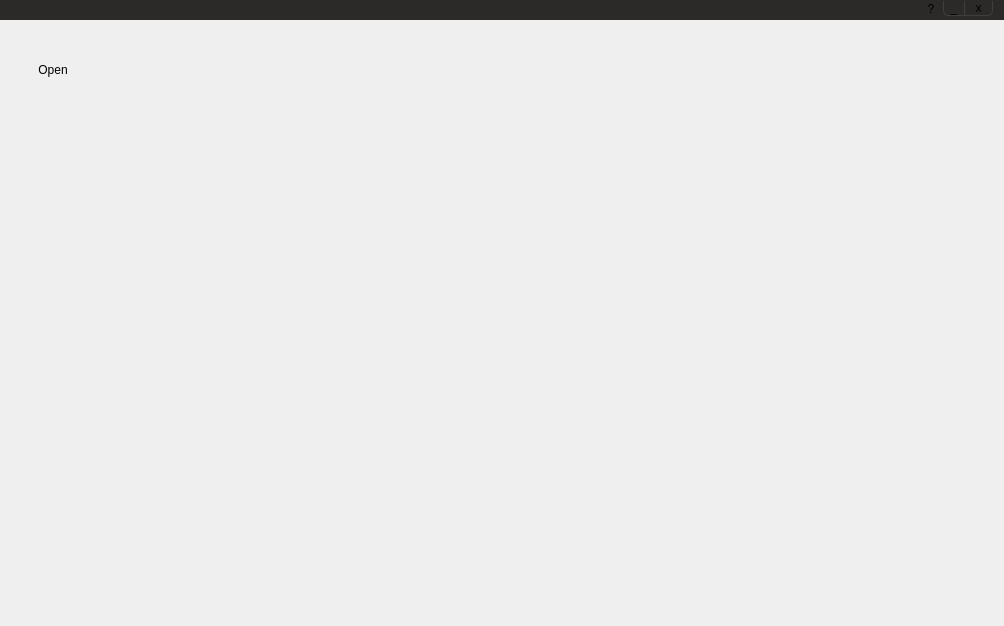
<?xml version="1.0" encoding="UTF-8"?>
<ui version="4.0">
 <class>HMMMain</class>
 <widget class="QMainWindow" name="HMMMain">
  <property name="geometry">
   <rect>
    <x>0</x>
    <y>0</y>
    <width>1004</width>
    <height>626</height>
   </rect>
  </property>
  <property name="windowTitle">
   <string>EDR</string>
  </property>
  <property name="styleSheet">
   <string notr="true"/>
  </property>
  <widget class="QWidget" name="centralWidget">
   <property name="baseSize">
    <size>
     <width>0</width>
     <height>0</height>
    </size>
   </property>
   <property name="styleSheet">
    <string notr="true">QMainWindow#HMMMain &gt; QWidget#centralWidget { 
	background-color: rgb(41, 41, 41);
}</string>
   </property>
   <layout class="QVBoxLayout" name="verticalLayout">
    <property name="spacing">
     <number>0</number>
    </property>
    <property name="margin">
     <number>0</number>
    </property>
    <item>
     <widget class="QWidget" name="widowTitleBar" native="true">
      <property name="sizePolicy">
       <sizepolicy hsizetype="Preferred" vsizetype="Minimum">
        <horstretch>0</horstretch>
        <verstretch>0</verstretch>
       </sizepolicy>
      </property>
      <property name="styleSheet">
       <string notr="true">background-color: rgb(43, 42, 41);</string>
      </property>
      <layout class="QHBoxLayout" name="horizontalLayout_2">
       <property name="spacing">
        <number>0</number>
       </property>
       <property name="topMargin">
        <number>0</number>
       </property>
       <property name="bottomMargin">
        <number>3</number>
       </property>
       <item>
        <widget class="QWidget" name="widget" native="true">
         <layout class="QVBoxLayout" name="verticalLayout_2">
          <property name="leftMargin">
           <number>0</number>
          </property>
          <property name="topMargin">
           <number>3</number>
          </property>
          <property name="rightMargin">
           <number>0</number>
          </property>
          <property name="bottomMargin">
           <number>0</number>
          </property>
          <item>
           <widget class="QLabel" name="logo">
            <property name="sizePolicy">
             <sizepolicy hsizetype="Preferred" vsizetype="Preferred">
              <horstretch>0</horstretch>
              <verstretch>0</verstretch>
             </sizepolicy>
            </property>
            <property name="maximumSize">
             <size>
              <width>16777215</width>
              <height>16</height>
             </size>
            </property>
            <property name="text">
             <string/>
            </property>
            <property name="pixmap">
             <pixmap resource="MdeViewIcons.qrc">:/mde/icons/header.png</pixmap>
            </property>
           </widget>
          </item>
         </layout>
        </widget>
       </item>
       <item>
        <widget class="QToolButton" name="aboutButton">
         <property name="styleSheet">
          <string notr="true">QToolButton {
margin-left: 4px;
margin-right: 4px;
border: none;
}

QToolButton:hover {
    background-color: rgb(135, 177, 255);
	/*border: none;*/
 }

QToolButton:pressed {
    background-color: rgb(55, 97, 180);
}</string>
         </property>
         <property name="text">
          <string>?</string>
         </property>
         <property name="icon">
          <iconset>
           <normaloff>:/mde/icons/about.png</normaloff>:/mde/icons/about.png</iconset>
         </property>
        </widget>
       </item>
       <item>
        <widget class="QToolButton" name="minimizeButton">
         <property name="maximumSize">
          <size>
           <width>21</width>
           <height>15</height>
          </size>
         </property>
         <property name="styleSheet">
          <string notr="true">QToolButton {
    background-color: rgb(43, 42, 41);
    border-width: 1px;
     border-color:  rgb(63, 62, 61);
     border-style: solid; 
     border-top: none; 
     border-bottom-left-radius: 5px;
     border-right-width: 0px;
} 

QToolButton:hover {
    background-color: rgb(135, 177, 255);
	/*border: none;*/
 }

QToolButton:pressed {
    background-color: rgb(55, 97, 180);
}
</string>
         </property>
         <property name="text">
          <string>_</string>
         </property>
         <property name="icon">
          <iconset resource="MdeViewIcons.qrc">
           <normaloff>:/mde/icons/minimalizacja-alpha.png</normaloff>:/mde/icons/minimalizacja-alpha.png</iconset>
         </property>
         <property name="checkable">
          <bool>false</bool>
         </property>
         <property name="autoExclusive">
          <bool>true</bool>
         </property>
         <property name="autoRaise">
          <bool>true</bool>
         </property>
        </widget>
       </item>
       <item>
        <widget class="QToolButton" name="exitButton">
         <property name="maximumSize">
          <size>
           <width>29</width>
           <height>15</height>
          </size>
         </property>
         <property name="styleSheet">
          <string notr="true">QToolButton {
    background-color: rgb(43, 42, 41);
     border-width: 1px;
     border-color:  rgb(63, 62, 61);
     border-style: solid; 
     border-top: none; 
     border-bottom-right-radius: 5px;
    border-left-width: 1px;
}

 QToolButton:hover {
     background-color: rgb(200, 0, 0);	
 }

QToolButton:pressed {
         background-color: rgb(128, 0, 0);
}</string>
         </property>
         <property name="text">
          <string>x</string>
         </property>
         <property name="icon">
          <iconset resource="../../coreui/ui/CoreIcons.qrc">
           <normaloff>:/coreUI/icons/x-alpha.png</normaloff>:/coreUI/icons/x-alpha.png</iconset>
         </property>
         <property name="autoRaise">
          <bool>true</bool>
         </property>
        </widget>
       </item>
      </layout>
     </widget>
    </item>
    <item>
     <widget class="QFrame" name="toolBar">
      <property name="sizePolicy">
       <sizepolicy hsizetype="Preferred" vsizetype="Fixed">
        <horstretch>0</horstretch>
        <verstretch>0</verstretch>
       </sizepolicy>
      </property>
      <property name="minimumSize">
       <size>
        <width>0</width>
        <height>100</height>
       </size>
      </property>
      <property name="maximumSize">
       <size>
        <width>16777215</width>
        <height>100</height>
       </size>
      </property>
      <property name="styleSheet">
       <string notr="true">QFrame#toolBar{
     background-color: rgb(91, 91, 91);
     border-top-right-radius: 8px; 
     border-top-left-radius: 8px;
	padding-top: 0px;
	padding-bottom: 0px;
}

QFrame#toolBar &gt; QWidget {
	background-color: rgb(91, 91, 91);
	border: none;
}
 
QFrame#toolBar &gt; QToolButton:enabled {
    background-color: rgb(91, 91, 91);
    border-style: solid;
     border-width: 1px;
     border-radius: 9px;
    /* hack! - istniejaca ramka, ktorej nie widac
				   bez tego ikona rusza sie, w momencie wl/wyl ramki */
     border-color: rgb(91, 91, 91);
	color: white; 
} 
QFrame#toolBar &gt; QToolButton:!enabled {
     background-color: rgb(91, 91, 91);
     border-style: solid;
     border-width: 1px;
     border-radius: 9px;
     border-color: rgb(91, 91, 91);
	 color: black;
}

QFrame#toolBar &gt; QToolButton:enabled:hover {
     background-color: rgb(91, 91, 91);
	 border-style: solid;
     border-width: 1px;
     border-radius: 9px;
     border-color: rgb(135, 177, 255);
	 color: rgb(135, 177, 255);
 }

QFrame#toolBar &gt; QToolButton:checked, QFrame#toolBar &gt; QToolButton:hover:checked {
     background-color: rgb(91, 91, 91);
	 border-style: solid;
     border-width: 1px;
     border-radius: 9px;
     border-color: white;
	 color: white;
 }


</string>
      </property>
      <layout class="QHBoxLayout" name="horizontalLayout">
       <property name="topMargin">
        <number>0</number>
       </property>
       <property name="bottomMargin">
        <number>0</number>
       </property>
       <item>
        <widget class="QToolButton" name="templateButton">
         <property name="enabled">
          <bool>true</bool>
         </property>
         <property name="minimumSize">
          <size>
           <width>84</width>
           <height>54</height>
          </size>
         </property>
         <property name="styleSheet">
          <string notr="true"/>
         </property>
         <property name="text">
          <string>Open</string>
         </property>
         <property name="icon">
          <iconset resource="MdeViewIcons.qrc">
           <normaloff>:/mde/icons/Strona.png</normaloff>:/mde/icons/Strona.png</iconset>
         </property>
         <property name="iconSize">
          <size>
           <width>28</width>
           <height>28</height>
          </size>
         </property>
         <property name="checkable">
          <bool>true</bool>
         </property>
         <property name="checked">
          <bool>false</bool>
         </property>
         <property name="toolButtonStyle">
          <enum>Qt::ToolButtonTextUnderIcon</enum>
         </property>
         <property name="autoRaise">
          <bool>true</bool>
         </property>
        </widget>
       </item>
       <item>
        <widget class="QWidget" name="tabPlaceholder" native="true">
         <property name="sizePolicy">
          <sizepolicy hsizetype="Preferred" vsizetype="Expanding">
           <horstretch>0</horstretch>
           <verstretch>0</verstretch>
          </sizepolicy>
         </property>
         <property name="styleSheet">
          <string notr="true">QWidget#tabPlaceholder {
	border: none;
	margin: 0px;
	padding: 0px;
}</string>
         </property>
         <layout class="QHBoxLayout" name="horizontalLayout_3">
          <property name="spacing">
           <number>0</number>
          </property>
          <property name="margin">
           <number>0</number>
          </property>
         </layout>
        </widget>
       </item>
      </layout>
     </widget>
    </item>
    <item>
     <widget class="QFrame" name="mainArea">
      <property name="sizePolicy">
       <sizepolicy hsizetype="Expanding" vsizetype="Expanding">
        <horstretch>0</horstretch>
        <verstretch>0</verstretch>
       </sizepolicy>
      </property>
      <property name="styleSheet">
       <string notr="true">
/* OGÓLNE - QFrame#mainArea */
QFrame#mainArea  {
	background-color: rgb(91, 91, 91);
border-top: 1px solid rgb(101, 101, 101);
padding-top: 2px;
}

QFrame#mainArea &gt; QWidget, QFrame#mainArea QWidget#analisisArea, QFrame#mainArea QWidget#analisisArea EDRDockWidgetManager, QFrame#mainArea QWidget#analisisArea QMainWindow {
	background-color: rgb(91, 91, 91);
}

/* separatory okna glownego */
QFrame#mainArea QMainWindow::separator {
     background: rgb(91,91,91);
     width: 2px; /* when vertical */
     height: 2px; /* when horizontal */
	margin: 1px;
 }

QFrame#mainArea QMainWindow::separator:hover {
     background-color: rgb(255, 255, 255);
 }

QFrame#mainArea * QWidget {
	background-color: white;
}


/* DANE - nowa odsłona bez dataExplorera */
QFrame#mainArea &gt; #dataTabWidget, QTabWidget#dataTabWidget::pane, QTabWidget#dataTabWidget::pane &gt; *, QTabWidget#dataTabWidget::tab-bar, #dataTabWidget &gt; * {
	background-color: white;
	padding: 0px;
	margin: 0px;
}

QTabWidget#dataTabWidget::pane {
border: none;
}

/* nowy plugin communication - DataSourceWidget */

QTabWidget#DataSourceWidget, QTabWidget#DataSourceWidget::pane, QTabWidget#DataSourceWidget::pane &gt; *, QTabWidget#DataSourceWidget #motionDataTab,  QTabWidget#DataSourceWidget #userDataTab, QTabWidget#DataSourceWidget #configTab {
	background-color:  rgb(91, 91, 91); 
	padding: 0px;
	margin: 0px;
}

QTabWidget#DataSourceWidget::pane {
	border: 1px solid black;
	border-top-left-radius: 4px;
	border-top-right-radius: 4px;
	border-bottom: 3px solid black;
	margin: 0px;
	padding: 2px;
background: white;
}

QTabWidget#DataSourceWidget #leftWidget {
	background: transparent;
	padding: 0px;
	margin: 0px;
}

QTabWidget#DataSourceWidget #dataViewWidget, QTabWidget#DataSourceWidget #patientCardPlaceholerWidget, QTabWidget#DataSourceWidget #configPlaceholderWidget {
	border: 1px solid black;
	padding: 2px;
	border-radius: 4px;
}

QTabWidget#DataSourceWidget DefaultPatientCardWidget, QTabWidget#DataSourceWidget #patientCardPlaceholerWidget, QTabWidget#DataSourceWidget #widget {
	background: rgb(91, 91, 91);
}

QTabWidget#DataSourceWidget:tab-bar, QTabWidget#DataSourceWidget &gt; QTabBar {
	background: rgb(91, 91, 91);
	border-bottom-left-radius: 4px;
	border-bottom-right-radius: 4px;
}

QTabWidget#DataSourceWidget &gt; QTabBar::tab, QTabWidget#DataSourceWidget &gt; QTabBar::tab:first, QTabWidget#DataSourceWidget &gt; QTabBar::tab:middle, QTabWidget#DataSourceWidget &gt; QTabBar::tab:last, QTabWidget#DataSourceWidget &gt; QTabBar::tab:selected {
border: none;
 border-radius: 0px;
 background-color: transparent;
 color: black;
min-width: 8ex;
 padding: 4px;
margin-right: 3px;
}

QTabWidget#DataSourceWidget &gt; QTabBar::tab:middle {
	margin-left: 3px;
}

QTabWidget#DataSourceWidget &gt; QTabBar::tab:last {
	margin-right: 1px;
	margin-left: 3px;
}

QTabWidget#DataSourceWidget &gt; QTabBar::tab:hover {
    background-color: #898989;
}

QTabWidget#DataSourceWidget  &gt; QTabBar::tab:selected, QTabWidget#DataSourceWidget &gt; QTabBar::tab:hover:selected {
 background-color: black;
color: white;
 border-bottom-left-radius: 4px;
 border-bottom-right-radius: 4px;
}

QTabWidget#DataSourceWidget QToolBox::tab {
	background: rgb(41,41,41);
	color: white;
margin: 0px;
	border: 1px solid black;
	border-radius: 4px;
}

QTabWidget#DataSourceWidget QAbstractButton, QTabWidget#DataSourceWidget QPushButton {
	background: rgb(41,41,41);
	color: white;
	border: 1px solid black;
	border-radius: 4px;
	padding: 2px;
}

QTabWidget#DataSourceWidget QAbstractButton:hover {
	background: rgb(200, 200, 200);
	color: black;
}

QTabWidget#dataTabWidget QTextEdit {
	border: none;
	padding: 0px;
	margin: 0px;
}

QTabWidget#DataSourceWidget QCheckBox
{
	color: black;
	background: transparent;
	border: none;
}

QTabWidget#dataTabWidget QGroupBox {
	color: black;
	border: 1px solid black;
	border-radius: 0px;
	padding: 0px;
	margin-top: 30px;
color: white;
font: bold 18px;
 }

QTabWidget#dataTabWidget QGroupBox::title {
     subcontrol-origin: margin;
		subcontrol-position: top left;
     padding: 4px;	
border: 1px solid black;
border-bottom: none;
border-radius: 4px;
border-bottom-left-radius: 0px;
border-bottom-right-radius: 0px;
background: black;
min-width: 10em;
}

QTabWidget#dataTabWidget QTreeWidget {
	border: 2px solid black;
}

QTabWidget#dataTabWidget QTableWidget {
	border: 2px solid black;
	gridline-color: transparent;
	alternate-background-color: 	lightgray;
	selection-background-color: rgb(135, 177, 255);
}

QTabWidget#dataTabWidget QTableWidget::item {
	border: 2px solid black;
	border-top: none;
	border-right: none;
}

QTabWidget#dataTabWidget QHeaderView::section, QTabWidget#dataTabWidget QTableWidget QTableCornerButton::section, QTabWidget#dataTabWidget QTableWidget QHeaderView::section {
	background: rgb(41,41,41);
	color: white;
	padding: 2px;
}

QTabWidget#dataTabWidget QTableWidget QTableCornerButton::section {
	border: 2px solid black;
	border-top: none;
	border-left: none;
	border-right: none;
}

QTabWidget#dataTabWidget QHeaderView::section, QTabWidget#dataTabWidget QTableWidget QHeaderView::section {
	border: 2px solid black;
	border-top: none;
	border-left: none;
}

QTabWidget#dataTabWidget QHeaderView::section:only-one, QTabWidget#dataTabWidget QHeaderView::section:last, QTabWidget#dataTabWidget QHeaderView::section:only-one, QTabWidget#dataTabWidget QHeaderView::section:last {
	border: 2px solid black;
	border-top: none;
	border-left: none;
	border-right: none;
}

QTabWidget#dataTabWidget QHeaderView::section:vertical {
	border: 2px solid black;
	border-left: none;
	border-top: none;
	border-right: none;
}

QTabWidget#DataSourceWidget QMessageBox, QTabWidget#DataSourceWidget QMessageBox * {
	background-color: rgb(91, 91, 91);
	color: black;
}

/* ANALIZY - QWidget#analisisArea */
QFrame#mainArea QWidget#analisisArea &gt; *, QFrame#mainArea EDRDockWidgetManager .EDRDockWidgetSet &gt; * {
	border: 1px solid black;
	border-radius: 4px;
	padding: 2px;
}

QFrame#mainArea EDRDockWidgetManager .EDRDockWidgetSet &gt; * {
	border-top-left-radius: 0px;
	border-top-right-radius: 0px;
	margin: 3px;
	margin-top: 0px;
}

QFrame#mainArea EDRTitleBar{
	background-color: rgb(43, 42, 41);
	color: white;
	margin: 0px;
	border: none;
	border-top-left-radius: 4px;
	border-top-right-radius: 4px;
}

QFrame#mainArea EDRTitleBar * {
	background-color: rgb(43, 42, 41);
	color: white;
	margin: 0px;
	border: none;
}

QFrame#mainArea QDockWidget &gt; .QWidget, QFrame#mainArea EDRDockWidget &gt; .QWidget, QFrame#mainArea VisualizerWidget &gt; .QWidget, QFrame#mainArea EDRDockWidgetSet &gt; .QWidget {
	border: 1px solid /*black*/ rgb(220,220, 220);
	border-top-left-radius: 0px;
	border-top-right-radius: 0px;
	border-bottom-left-radius: 4px;
	border-bottom-right-radius: 4px;
	padding: 0px;
	margin: 0px;
}

QFrame#mainArea VisualizerWidget &gt; .QWidget &gt; * {
	margin: 0px;
	padding: 0px;
	border: none;
}

QFrame#mainArea VisualizerWidget &gt; .QWidget:focus, QFrame#mainArea VisualizerWidget &gt; .QWidget:focus:hover {
	border: 2px solid orange;
}

QFrame#mainArea VisualizerWidget &gt; .QWidget:hover {
	border: 2px solid rgb(135, 177, 255);
}
</string>
      </property>
      <property name="frameShape">
       <enum>QFrame::NoFrame</enum>
      </property>
      <property name="lineWidth">
       <number>0</number>
      </property>
      <layout class="QHBoxLayout" name="horizontalLayout_4">
       <property name="spacing">
        <number>0</number>
       </property>
       <property name="margin">
        <number>5</number>
       </property>
      </layout>
     </widget>
    </item>
   </layout>
  </widget>
  <action name="actionAbout">
   <property name="icon">
    <iconset>
     <normaloff>:/mde/icons/about.png</normaloff>:/mde/icons/about.png</iconset>
   </property>
   <property name="text">
    <string>About...</string>
   </property>
  </action>
  <action name="actionOpen">
   <property name="icon">
    <iconset>
     <normaloff>:/mde/icons/open.png</normaloff>:/mde/icons/open.png</iconset>
   </property>
   <property name="text">
    <string>&amp;Open</string>
   </property>
   <property name="shortcut">
    <string>O</string>
   </property>
  </action>
  <action name="actionWindow">
   <property name="text">
    <string>Window</string>
   </property>
  </action>
  <action name="actionExit">
   <property name="text">
    <string>Exit</string>
   </property>
  </action>
  <action name="actionSaveLayout">
   <property name="icon">
    <iconset>
     <normaloff>:/mde/icons/save.png</normaloff>:/mde/icons/save.png</iconset>
   </property>
   <property name="text">
    <string>Save layout</string>
   </property>
  </action>
  <action name="actionLayoutOpen">
   <property name="text">
    <string>Open...</string>
   </property>
  </action>
  <action name="actionCreate_workflow">
   <property name="text">
    <string>Create workflow</string>
   </property>
  </action>
 </widget>
 <layoutdefault spacing="6" margin="11"/>
 <resources>
  <include location="../../coreui/ui/CoreIcons.qrc"/>
  <include location="MdeViewIcons.qrc"/>
  <include location="MdeViewIcons.qrc"/>
  <include location="MdeViewIcons.qrc"/>
  <include location="MdeViewIcons.qrc"/>
  <include location="MdeViewIcons.qrc"/>
 </resources>
 <connections>
  <connection>
   <sender>exitButton</sender>
   <signal>clicked()</signal>
   <receiver>HMMMain</receiver>
   <slot>close()</slot>
   <hints>
    <hint type="sourcelabel">
     <x>893</x>
     <y>19</y>
    </hint>
    <hint type="destinationlabel">
     <x>456</x>
     <y>323</y>
    </hint>
   </hints>
  </connection>
  <connection>
   <sender>minimizeButton</sender>
   <signal>clicked()</signal>
   <receiver>HMMMain</receiver>
   <slot>showMinimized()</slot>
   <hints>
    <hint type="sourcelabel">
     <x>865</x>
     <y>17</y>
    </hint>
    <hint type="destinationlabel">
     <x>456</x>
     <y>323</y>
    </hint>
   </hints>
  </connection>
  <connection>
   <sender>aboutButton</sender>
   <signal>clicked()</signal>
   <receiver>actionAbout</receiver>
   <slot>trigger()</slot>
   <hints>
    <hint type="sourcelabel">
     <x>858</x>
     <y>10</y>
    </hint>
    <hint type="destinationlabel">
     <x>-1</x>
     <y>-1</y>
    </hint>
   </hints>
  </connection>
 </connections>
 <slots>
  <slot>onOpen()</slot>
  <slot>onExit()</slot>
  <slot>onWireframe()</slot>
  <slot>onBones()</slot>
  <slot>onMaterial()</slot>
  <slot>onPageChanged(int)</slot>
  <slot>onTabbedViewSelected(bool)</slot>
  <slot>onDockableViewSelected(bool)</slot>
  <slot>onSaveLayout()</slot>
  <slot>onShowSavedLayouts()</slot>
  <slot>onOpenLayout()</slot>
  <slot>populateWindowMenu()</slot>
  <slot>populateVisualizersMenu()</slot>
  <slot>createWorkflow()</slot>
 </slots>
</ui>
